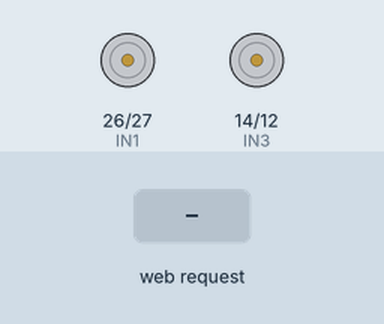
The sketch below on a simulated ESP32. On the bench: motor-driver pin pairs drawn as motors (green arrow = first pin HIGH = forward, orange = second pin HIGH = backward, longer = more drive, scaled by the enable pin). The inputs (shaded band) are chosen by the test bench. WiFi joins after 1.5 s; servers stay silent unless stated; what the sketch prints to the serial monitor is not drawn.

Above: at 2.7 s.
2.8 s: HTTP request GET /forward received
At 3.1 s:
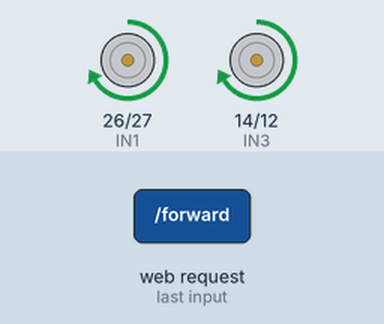
4.3 s: HTTP request GET /backward received
At 5.5 s:
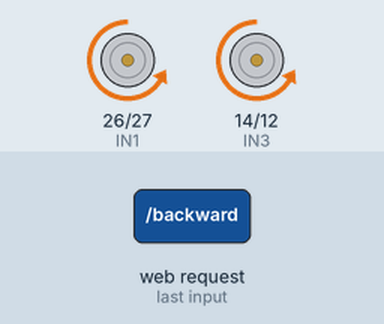
5.8 s: HTTP request GET /left received
At 6.6 s:
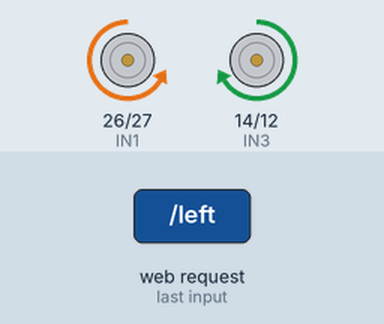
7.3 s: HTTP request GET /right received
At 7.7 s:
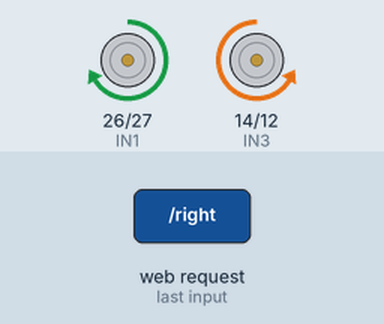
8.8 s: HTTP request GET /frontleft received
At 10.0 s:
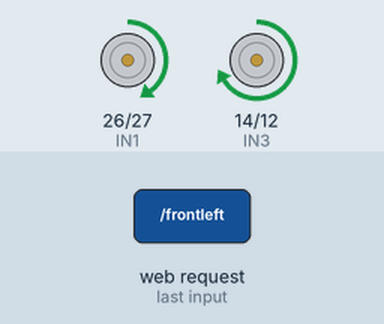
10.3 s: HTTP request GET /frontright received
At 11.2 s:
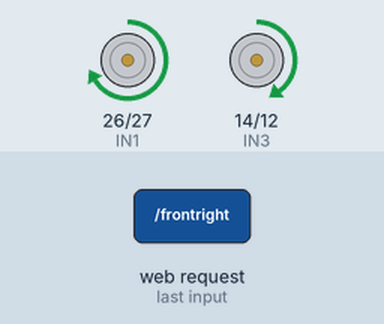
Timing chart, 0 to 12.8 s (numbered marks = the images above; inputs shaded):
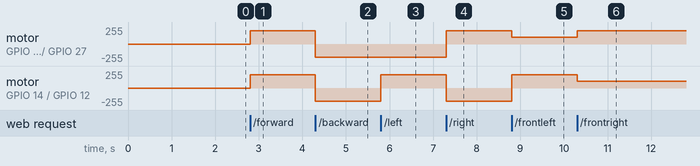

Measured:
- after the input at 2.8 s, motor on GPIO 26 (IN1) / GPIO 27 (IN2), motor on GPIO 14 (IN3) / GPIO 12 (IN4): stopped → forward 200/255 at once
- after the input at 4.3 s, motor on GPIO 26 (IN1) / GPIO 27 (IN2), motor on GPIO 14 (IN3) / GPIO 12 (IN4): forward 200/255 → backward 200/255 at once
- after the input at 5.8 s, motor on GPIO 14 (IN3) / GPIO 12 (IN4): backward 200/255 → forward 200/255 at once
- after the input at 7.3 s, motor on GPIO 26 (IN1) / GPIO 27 (IN2): backward 200/255 → forward 200/255 at once; motor on GPIO 14 (IN3) / GPIO 12 (IN4): forward 200/255 → backward 200/255 at once
- after the input at 8.8 s, motor on GPIO 26 (IN1) / GPIO 27 (IN2): forward 200/255 → forward 100/255 at once; motor on GPIO 14 (IN3) / GPIO 12 (IN4): backward 200/255 → forward 200/255 at once
- after the input at 10.3 s, motor on GPIO 26 (IN1) / GPIO 27 (IN2): forward 100/255 → forward 200/255 at once; motor on GPIO 14 (IN3) / GPIO 12 (IN4): forward 200/255 → forward 100/255 at once

The sketch:

esp32_motor.ino
```cpp
/*
  ============================================================
  BALLBOT — ESP32 #1 — MOTOR CONTROL
  ============================================================
  L298N WIRING:
  ENA -> GPIO 25    ENB -> GPIO 13
  IN1 -> GPIO 26    IN3 -> GPIO 14
  IN2 -> GPIO 27    IN4 -> GPIO 12
  ============================================================
  WHEEL BEHAVIOUR (both parallel):
  Forward     -> Left=FULL FWD,  Right=FULL FWD
  Backward    -> Left=FULL BWD,  Right=FULL BWD
  Left        -> Left=FULL BWD,  Right=FULL FWD  (spin in place)
  Right       -> Left=FULL FWD,  Right=FULL BWD  (spin in place)
  Front-Left  -> Left=SLOW FWD,  Right=FULL FWD  (diagonal)
  Front-Right -> Left=FULL FWD,  Right=SLOW FWD  (diagonal)
  Back-Left   -> Left=SLOW BWD,  Right=FULL BWD  (diagonal)
  Back-Right  -> Left=FULL BWD,  Right=SLOW BWD  (diagonal)
  ============================================================
*/

#include <WiFi.h>
#include <WebServer.h>

const char* ssid     = "YOUR_WIFI_SSID";
const char* password = "YOUR_WIFI_PASSWORD";

// ---- PINS ----
#define ENA  25
#define IN1  26
#define IN2  27
#define IN3  14
#define IN4  12
#define ENB  13

// ---- TUNING (adjust these!) ----
#define MOTOR_SPEED       200   // full speed  (0-255)
#define MOTOR_SPEED_SLOW  100   // diagonal slow wheel (0-255)

WebServer server(80);

// ============================================================
// MOTOR HELPERS
// ============================================================

void motorSetup() {
  pinMode(ENA, OUTPUT); pinMode(IN1, OUTPUT); pinMode(IN2, OUTPUT);
  pinMode(ENB, OUTPUT); pinMode(IN3, OUTPUT); pinMode(IN4, OUTPUT);
  stopMotors();
}

// Left wheel
void leftForward(int spd)  { analogWrite(ENA, spd); digitalWrite(IN1, HIGH); digitalWrite(IN2, LOW); }
void leftBackward(int spd) { analogWrite(ENA, spd); digitalWrite(IN1, LOW);  digitalWrite(IN2, HIGH); }
void leftStop()            { analogWrite(ENA, 0);   digitalWrite(IN1, LOW);  digitalWrite(IN2, LOW); }

// Right wheel
void rightForward(int spd)  { analogWrite(ENB, spd); digitalWrite(IN3, HIGH); digitalWrite(IN4, LOW); }
void rightBackward(int spd) { analogWrite(ENB, spd); digitalWrite(IN3, LOW);  digitalWrite(IN4, HIGH); }
void rightStop()            { analogWrite(ENB, 0);   digitalWrite(IN3, LOW);  digitalWrite(IN4, LOW); }

// ---- MOVEMENTS ----
void moveForward()    { leftForward(MOTOR_SPEED);       rightForward(MOTOR_SPEED); }
void moveBackward()   { leftBackward(MOTOR_SPEED);      rightBackward(MOTOR_SPEED); }
void turnLeft()       { leftBackward(MOTOR_SPEED);      rightForward(MOTOR_SPEED); }
void turnRight()      { leftForward(MOTOR_SPEED);       rightBackward(MOTOR_SPEED); }
void moveFrontLeft()  { leftForward(MOTOR_SPEED_SLOW);  rightForward(MOTOR_SPEED); }
void moveFrontRight() { leftForward(MOTOR_SPEED);       rightForward(MOTOR_SPEED_SLOW); }
void moveBackLeft()   { leftBackward(MOTOR_SPEED_SLOW); rightBackward(MOTOR_SPEED); }
void moveBackRight()  { leftBackward(MOTOR_SPEED);      rightBackward(MOTOR_SPEED_SLOW); }
void stopMotors()     { leftStop(); rightStop(); }

// ============================================================
// HTTP HANDLERS
// ============================================================

void handleForward()    { moveForward();    server.send(200, "text/plain", "OK"); }
void handleBackward()   { moveBackward();   server.send(200, "text/plain", "OK"); }
void handleLeft()       { turnLeft();       server.send(200, "text/plain", "OK"); }
void handleRight()      { turnRight();      server.send(200, "text/plain", "OK"); }
void handleFrontLeft()  { moveFrontLeft();  server.send(200, "text/plain", "OK"); }
void handleFrontRight() { moveFrontRight(); server.send(200, "text/plain", "OK"); }
void handleBackLeft()   { moveBackLeft();   server.send(200, "text/plain", "OK"); }
void handleBackRight()  { moveBackRight();  server.send(200, "text/plain", "OK"); }
void handleStop()       { stopMotors();     server.send(200, "text/plain", "OK"); }

void handleStatus() {
  server.sendHeader("Access-Control-Allow-Origin", "*");
  server.send(200, "text/plain", "ONLINE");
}

// ============================================================
// SETUP & LOOP
// ============================================================

void setup() {
  Serial.begin(115200);
  motorSetup();

  WiFi.begin(ssid, password);
  Serial.print("Connecting");
  while (WiFi.status() != WL_CONNECTED) { delay(500); Serial.print("."); }
  Serial.println("\nMotor ESP32 IP: " + WiFi.localIP().toString());

  server.enableCORS(true);

  server.on("/forward",    handleForward);
  server.on("/backward",   handleBackward);
  server.on("/left",       handleLeft);
  server.on("/right",      handleRight);
  server.on("/frontleft",  handleFrontLeft);
  server.on("/frontright", handleFrontRight);
  server.on("/backleft",   handleBackLeft);
  server.on("/backright",  handleBackRight);
  server.on("/stop",       handleStop);
  server.on("/status",     handleStatus);
  server.begin();
  Serial.println("Motor server ready!");
}

void loop() {
  server.handleClient();
}
```
